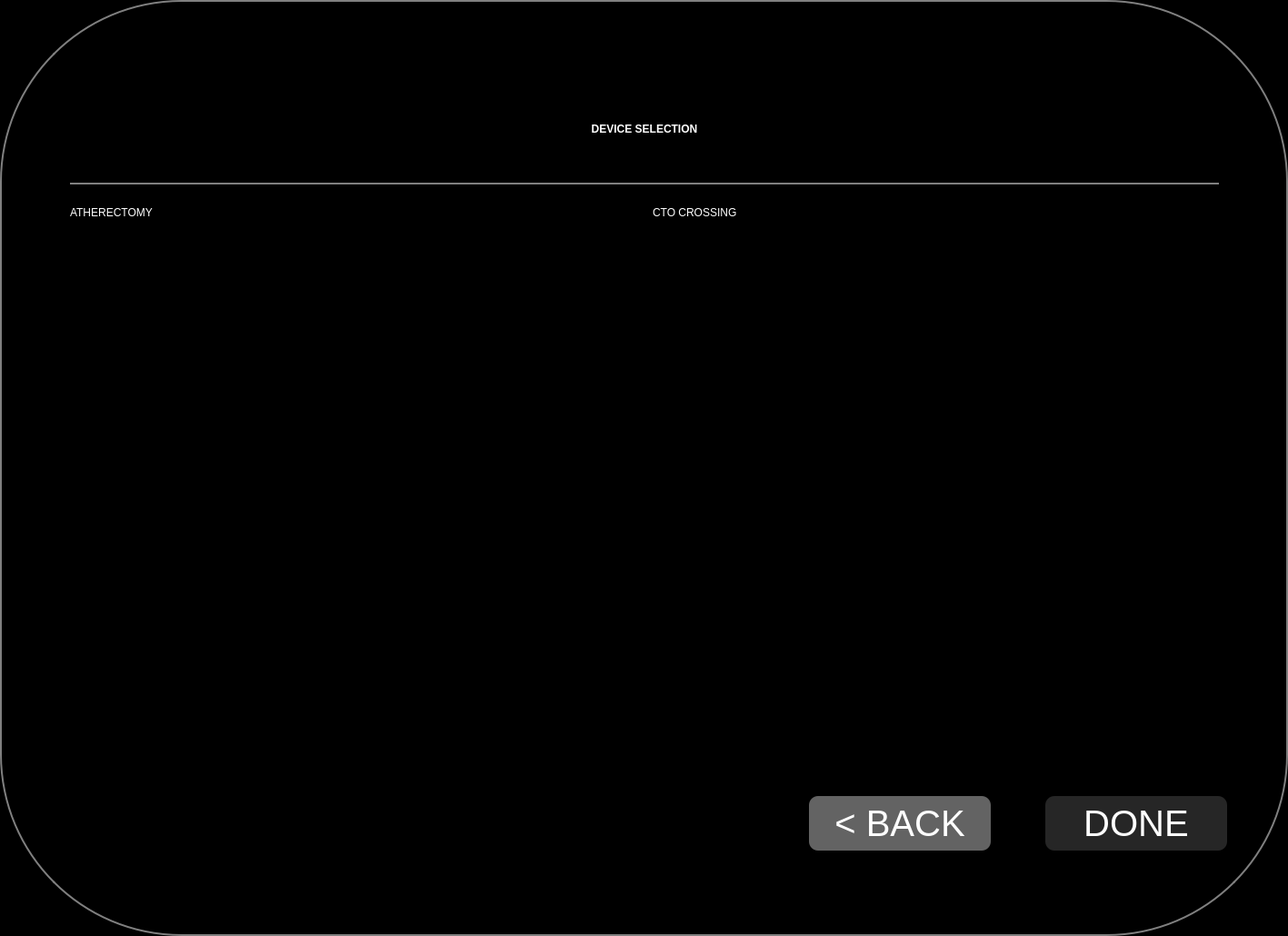
<?xml version="1.0" encoding="UTF-8"?>
<ui version="4.0">
 <class>DialogDeviceSelect</class>
 <widget class="QDialog" name="DialogDeviceSelect">
  <property name="geometry">
   <rect>
    <x>0</x>
    <y>0</y>
    <width>1417</width>
    <height>1030</height>
   </rect>
  </property>
  <property name="windowTitle">
   <string>Dialog</string>
  </property>
  <property name="styleSheet">
   <string notr="true">QWidget{
background-color: black;
color: white;
}
QLabel{
font: 40pt &quot;Helvetica Neue&quot;;
font-color: grey;
}
QLabel#labelInfo{
font: 24pt &quot;Helvetica Neue&quot;;
}
QLineEdit{
font: 40pt &quot;Helvetica Neue&quot;;
color: #A9A9A9;
}
QFrame{
border: 0px;
}
QPushButton{
font: 40px;
color: white;
}
QDialog{
border: 2px solid grey; 
border-radius: 200px;
}
QLineEdit{
border-top: 0px;
border-bottom: 2px solid grey;
}
QLabel#labelTitle{
border-bottom: 2px solid grey;
font: 60pt &quot;Helvetica Neue&quot;;
font-weight: 600
}
QFrame#frame{
background-color:#262626;
border-radius: 10px;
}
QFrame#frameDone{
background-color:#262626;
border-radius: 10px;
}
QFrame#frameBack{
background-color:#636363;
border-radius: 10px;
}
QListWidget{
font: 48pt &quot;Helvetica Neue&quot;;
}</string>
  </property>
  <layout class="QGridLayout" name="gridLayout">
   <item row="0" column="1">
    <spacer name="verticalSpacer">
     <property name="orientation">
      <enum>Qt::Vertical</enum>
     </property>
     <property name="sizeHint" stdset="0">
      <size>
       <width>20</width>
       <height>47</height>
      </size>
     </property>
    </spacer>
   </item>
   <item row="1" column="0">
    <spacer name="horizontalSpacer">
     <property name="orientation">
      <enum>Qt::Horizontal</enum>
     </property>
     <property name="sizeHint" stdset="0">
      <size>
       <width>41</width>
       <height>20</height>
      </size>
     </property>
    </spacer>
   </item>
   <item row="1" column="1" rowspan="2" colspan="2">
    <widget class="QFrame" name="frameDialog">
     <property name="minimumSize">
      <size>
       <width>1300</width>
       <height>900</height>
      </size>
     </property>
     <property name="maximumSize">
      <size>
       <width>1300</width>
       <height>900</height>
      </size>
     </property>
     <property name="frameShape">
      <enum>QFrame::StyledPanel</enum>
     </property>
     <property name="frameShadow">
      <enum>QFrame::Raised</enum>
     </property>
     <layout class="QVBoxLayout" name="verticalLayout_2">
      <item>
       <widget class="QFrame" name="frameTitle">
        <property name="maximumSize">
         <size>
          <width>16777215</width>
          <height>180</height>
         </size>
        </property>
        <property name="frameShape">
         <enum>QFrame::StyledPanel</enum>
        </property>
        <property name="frameShadow">
         <enum>QFrame::Raised</enum>
        </property>
        <layout class="QVBoxLayout" name="verticalLayout">
         <item>
          <widget class="QLabel" name="labelTitle">
           <property name="minimumSize">
            <size>
             <width>0</width>
             <height>120</height>
            </size>
           </property>
           <property name="text">
            <string>DEVICE SELECTION</string>
           </property>
           <property name="alignment">
            <set>Qt::AlignCenter</set>
           </property>
          </widget>
         </item>
        </layout>
       </widget>
      </item>
      <item>
       <widget class="QFrame" name="frameInfo">
        <property name="frameShape">
         <enum>QFrame::StyledPanel</enum>
        </property>
        <property name="frameShadow">
         <enum>QFrame::Raised</enum>
        </property>
        <layout class="QHBoxLayout" name="horizontalLayout_2">
         <property name="spacing">
          <number>0</number>
         </property>
         <property name="leftMargin">
          <number>0</number>
         </property>
         <property name="topMargin">
          <number>0</number>
         </property>
         <property name="rightMargin">
          <number>0</number>
         </property>
         <property name="bottomMargin">
          <number>0</number>
         </property>
         <item>
          <widget class="QFrame" name="frameAtherectomy">
           <property name="frameShape">
            <enum>QFrame::StyledPanel</enum>
           </property>
           <property name="frameShadow">
            <enum>QFrame::Raised</enum>
           </property>
           <layout class="QVBoxLayout" name="verticalLayout_5">
            <item>
             <widget class="QLabel" name="labelAtherectomy">
              <property name="text">
               <string>ATHERECTOMY</string>
              </property>
             </widget>
            </item>
            <item>
             <widget class="QListWidget" name="listWidgetAtherectomy"/>
            </item>
           </layout>
          </widget>
         </item>
         <item>
          <widget class="QFrame" name="frameCto">
           <property name="frameShape">
            <enum>QFrame::StyledPanel</enum>
           </property>
           <property name="frameShadow">
            <enum>QFrame::Raised</enum>
           </property>
           <layout class="QVBoxLayout" name="verticalLayout_6">
            <item>
             <widget class="QLabel" name="labelCto">
              <property name="text">
               <string>CTO CROSSING</string>
              </property>
             </widget>
            </item>
            <item>
             <widget class="QListWidget" name="listWidgetCto"/>
            </item>
           </layout>
          </widget>
         </item>
        </layout>
       </widget>
      </item>
      <item>
       <widget class="QFrame" name="frameNext">
        <property name="minimumSize">
         <size>
          <width>0</width>
          <height>100</height>
         </size>
        </property>
        <property name="maximumSize">
         <size>
          <width>16777215</width>
          <height>100</height>
         </size>
        </property>
        <property name="frameShape">
         <enum>QFrame::StyledPanel</enum>
        </property>
        <property name="frameShadow">
         <enum>QFrame::Raised</enum>
        </property>
        <layout class="QHBoxLayout" name="horizontalLayout">
         <property name="spacing">
          <number>60</number>
         </property>
         <property name="leftMargin">
          <number>0</number>
         </property>
         <property name="topMargin">
          <number>0</number>
         </property>
         <property name="rightMargin">
          <number>0</number>
         </property>
         <property name="bottomMargin">
          <number>0</number>
         </property>
         <item>
          <spacer name="horizontalSpacer_3">
           <property name="orientation">
            <enum>Qt::Horizontal</enum>
           </property>
           <property name="sizeHint" stdset="0">
            <size>
             <width>759</width>
             <height>20</height>
            </size>
           </property>
          </spacer>
         </item>
         <item>
          <widget class="QFrame" name="frameBack">
           <property name="minimumSize">
            <size>
             <width>200</width>
             <height>0</height>
            </size>
           </property>
           <property name="maximumSize">
            <size>
             <width>16777215</width>
             <height>60</height>
            </size>
           </property>
           <property name="frameShape">
            <enum>QFrame::StyledPanel</enum>
           </property>
           <property name="frameShadow">
            <enum>QFrame::Raised</enum>
           </property>
           <layout class="QVBoxLayout" name="verticalLayout_4">
            <property name="leftMargin">
             <number>20</number>
            </property>
            <property name="rightMargin">
             <number>20</number>
            </property>
            <item>
             <widget class="QPushButton" name="pushButtonBack">
              <property name="minimumSize">
               <size>
                <width>0</width>
                <height>0</height>
               </size>
              </property>
              <property name="text">
               <string>&lt; BACK</string>
              </property>
              <property name="flat">
               <bool>true</bool>
              </property>
             </widget>
            </item>
           </layout>
          </widget>
         </item>
         <item>
          <widget class="QFrame" name="frameDone">
           <property name="minimumSize">
            <size>
             <width>200</width>
             <height>0</height>
            </size>
           </property>
           <property name="maximumSize">
            <size>
             <width>16777215</width>
             <height>60</height>
            </size>
           </property>
           <property name="frameShape">
            <enum>QFrame::StyledPanel</enum>
           </property>
           <property name="frameShadow">
            <enum>QFrame::Raised</enum>
           </property>
           <layout class="QVBoxLayout" name="verticalLayout_3">
            <property name="leftMargin">
             <number>20</number>
            </property>
            <property name="rightMargin">
             <number>20</number>
            </property>
            <item>
             <widget class="QPushButton" name="pushButtonDone">
              <property name="minimumSize">
               <size>
                <width>0</width>
                <height>0</height>
               </size>
              </property>
              <property name="text">
               <string>DONE</string>
              </property>
              <property name="flat">
               <bool>true</bool>
              </property>
             </widget>
            </item>
           </layout>
          </widget>
         </item>
        </layout>
       </widget>
      </item>
     </layout>
    </widget>
   </item>
   <item row="2" column="3">
    <spacer name="horizontalSpacer_2">
     <property name="orientation">
      <enum>Qt::Horizontal</enum>
     </property>
     <property name="sizeHint" stdset="0">
      <size>
       <width>40</width>
       <height>20</height>
      </size>
     </property>
    </spacer>
   </item>
   <item row="3" column="2">
    <spacer name="verticalSpacer_2">
     <property name="orientation">
      <enum>Qt::Vertical</enum>
     </property>
     <property name="sizeHint" stdset="0">
      <size>
       <width>20</width>
       <height>47</height>
      </size>
     </property>
    </spacer>
   </item>
  </layout>
 </widget>
 <resources/>
 <connections>
  <connection>
   <sender>pushButtonDone</sender>
   <signal>clicked()</signal>
   <receiver>DialogDeviceSelect</receiver>
   <slot>accept()</slot>
   <hints>
    <hint type="sourcelabel">
     <x>1249</x>
     <y>905</y>
    </hint>
    <hint type="destinationlabel">
     <x>708</x>
     <y>514</y>
    </hint>
   </hints>
  </connection>
  <connection>
   <sender>pushButtonBack</sender>
   <signal>clicked()</signal>
   <receiver>DialogDeviceSelect</receiver>
   <slot>reject()</slot>
   <hints>
    <hint type="sourcelabel">
     <x>989</x>
     <y>905</y>
    </hint>
    <hint type="destinationlabel">
     <x>708</x>
     <y>514</y>
    </hint>
   </hints>
  </connection>
 </connections>
</ui>
